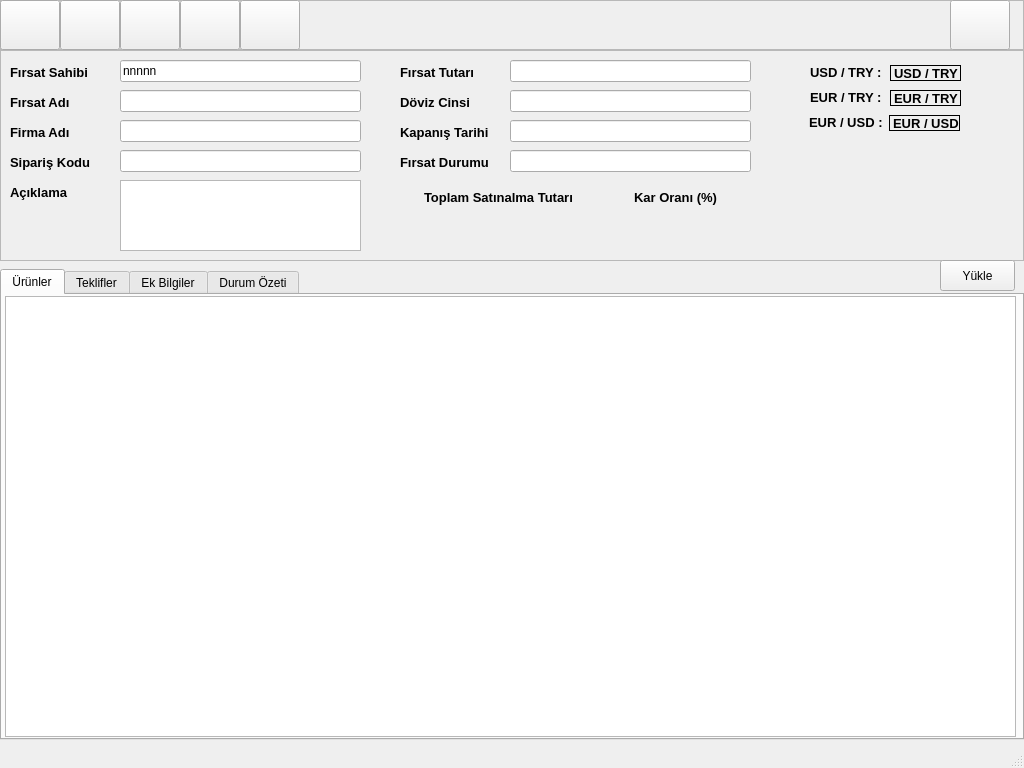
<?xml version="1.0" encoding="UTF-8"?>
<ui version="4.0">
 <class>MainWindow</class>
 <widget class="QMainWindow" name="MainWindow">
  <property name="geometry">
   <rect>
    <x>0</x>
    <y>0</y>
    <width>1024</width>
    <height>768</height>
   </rect>
  </property>
  <property name="windowTitle">
   <string>MainWindow</string>
  </property>
  <property name="windowIcon">
   <iconset theme="QIcon::ThemeIcon::FolderNew"/>
  </property>
  <widget class="QWidget" name="centralwidget">
   <widget class="QFrame" name="frameBar">
    <property name="geometry">
     <rect>
      <x>0</x>
      <y>0</y>
      <width>1024</width>
      <height>50</height>
     </rect>
    </property>
    <property name="frameShape">
     <enum>QFrame::Shape::StyledPanel</enum>
    </property>
    <property name="frameShadow">
     <enum>QFrame::Shadow::Raised</enum>
    </property>
    <widget class="QPushButton" name="newButton">
     <property name="geometry">
      <rect>
       <x>0</x>
       <y>0</y>
       <width>60</width>
       <height>50</height>
      </rect>
     </property>
     <property name="whatsThis">
      <string/>
     </property>
     <property name="accessibleName">
      <string/>
     </property>
     <property name="accessibleDescription">
      <string/>
     </property>
     <property name="text">
      <string/>
     </property>
     <property name="icon">
      <iconset theme="QIcon::ThemeIcon::DocumentNew"/>
     </property>
     <property name="iconSize">
      <size>
       <width>20</width>
       <height>20</height>
      </size>
     </property>
     <property name="shortcut">
      <string/>
     </property>
    </widget>
    <widget class="QPushButton" name="saveButton">
     <property name="geometry">
      <rect>
       <x>60</x>
       <y>0</y>
       <width>60</width>
       <height>50</height>
      </rect>
     </property>
     <property name="text">
      <string/>
     </property>
     <property name="icon">
      <iconset theme="QIcon::ThemeIcon::DocumentSave"/>
     </property>
     <property name="iconSize">
      <size>
       <width>20</width>
       <height>20</height>
      </size>
     </property>
    </widget>
    <widget class="QPushButton" name="editButton">
     <property name="geometry">
      <rect>
       <x>120</x>
       <y>0</y>
       <width>60</width>
       <height>50</height>
      </rect>
     </property>
     <property name="text">
      <string/>
     </property>
     <property name="icon">
      <iconset theme="QIcon::ThemeIcon::MailMessageNew"/>
     </property>
     <property name="iconSize">
      <size>
       <width>20</width>
       <height>20</height>
      </size>
     </property>
    </widget>
    <widget class="QPushButton" name="cancelButton">
     <property name="geometry">
      <rect>
       <x>180</x>
       <y>0</y>
       <width>60</width>
       <height>50</height>
      </rect>
     </property>
     <property name="text">
      <string/>
     </property>
     <property name="icon">
      <iconset theme="QIcon::ThemeIcon::ApplicationExit"/>
     </property>
     <property name="iconSize">
      <size>
       <width>20</width>
       <height>20</height>
      </size>
     </property>
    </widget>
    <widget class="QPushButton" name="helpButton">
     <property name="geometry">
      <rect>
       <x>950</x>
       <y>0</y>
       <width>60</width>
       <height>50</height>
      </rect>
     </property>
     <property name="text">
      <string/>
     </property>
     <property name="icon">
      <iconset theme="QIcon::ThemeIcon::HelpFaq"/>
     </property>
     <property name="iconSize">
      <size>
       <width>20</width>
       <height>20</height>
      </size>
     </property>
    </widget>
    <widget class="QPushButton" name="printButton">
     <property name="geometry">
      <rect>
       <x>240</x>
       <y>0</y>
       <width>60</width>
       <height>50</height>
      </rect>
     </property>
     <property name="text">
      <string/>
     </property>
     <property name="icon">
      <iconset theme="QIcon::ThemeIcon::DocumentPrint"/>
     </property>
     <property name="iconSize">
      <size>
       <width>20</width>
       <height>20</height>
      </size>
     </property>
    </widget>
   </widget>
   <widget class="QFrame" name="frameInput">
    <property name="geometry">
     <rect>
      <x>0</x>
      <y>50</y>
      <width>1024</width>
      <height>211</height>
     </rect>
    </property>
    <property name="autoFillBackground">
     <bool>false</bool>
    </property>
    <property name="frameShape">
     <enum>QFrame::Shape::StyledPanel</enum>
    </property>
    <property name="frameShadow">
     <enum>QFrame::Shadow::Raised</enum>
    </property>
    <widget class="QLabel" name="labelOwner">
     <property name="geometry">
      <rect>
       <x>10</x>
       <y>15</y>
       <width>131</width>
       <height>16</height>
      </rect>
     </property>
     <property name="font">
      <font>
       <family>Arial</family>
       <pointsize>10</pointsize>
       <bold>true</bold>
      </font>
     </property>
     <property name="text">
      <string>&lt;html&gt;&lt;head/&gt;&lt;body&gt;&lt;p&gt;&lt;span style=&quot; font-size:10pt; font-weight:700;&quot;&gt;Fırsat Sahibi&lt;/span&gt;&lt;/p&gt;&lt;/body&gt;&lt;/html&gt;</string>
     </property>
    </widget>
    <widget class="QLabel" name="labelOp">
     <property name="geometry">
      <rect>
       <x>10</x>
       <y>45</y>
       <width>131</width>
       <height>16</height>
      </rect>
     </property>
     <property name="font">
      <font>
       <family>Arial</family>
       <pointsize>10</pointsize>
       <bold>true</bold>
      </font>
     </property>
     <property name="text">
      <string>&lt;html&gt;&lt;head/&gt;&lt;body&gt;&lt;p&gt;Fırsat Adı&lt;/p&gt;&lt;/body&gt;&lt;/html&gt;</string>
     </property>
    </widget>
    <widget class="QLabel" name="labelOrder">
     <property name="geometry">
      <rect>
       <x>10</x>
       <y>105</y>
       <width>131</width>
       <height>16</height>
      </rect>
     </property>
     <property name="font">
      <font>
       <family>Arial</family>
       <pointsize>10</pointsize>
       <bold>true</bold>
      </font>
     </property>
     <property name="text">
      <string>&lt;html&gt;&lt;head/&gt;&lt;body&gt;&lt;p&gt;Sipariş Kodu&lt;/p&gt;&lt;/body&gt;&lt;/html&gt;</string>
     </property>
    </widget>
    <widget class="QLabel" name="labelCorp">
     <property name="geometry">
      <rect>
       <x>10</x>
       <y>75</y>
       <width>131</width>
       <height>16</height>
      </rect>
     </property>
     <property name="font">
      <font>
       <family>Arial</family>
       <pointsize>10</pointsize>
       <bold>true</bold>
      </font>
     </property>
     <property name="text">
      <string>&lt;html&gt;&lt;head/&gt;&lt;body&gt;&lt;p&gt;Firma Adı&lt;/p&gt;&lt;/body&gt;&lt;/html&gt;</string>
     </property>
    </widget>
    <widget class="QLabel" name="labelexp">
     <property name="geometry">
      <rect>
       <x>10</x>
       <y>135</y>
       <width>131</width>
       <height>16</height>
      </rect>
     </property>
     <property name="font">
      <font>
       <family>Arial</family>
       <pointsize>10</pointsize>
       <bold>true</bold>
      </font>
     </property>
     <property name="text">
      <string>&lt;html&gt;&lt;head/&gt;&lt;body&gt;&lt;p&gt;Açıklama&lt;/p&gt;&lt;/body&gt;&lt;/html&gt;</string>
     </property>
    </widget>
    <widget class="QLineEdit" name="opownerLine">
     <property name="geometry">
      <rect>
       <x>120</x>
       <y>10</y>
       <width>241</width>
       <height>22</height>
      </rect>
     </property>
     <property name="text">
      <string>nnnnn</string>
     </property>
    </widget>
    <widget class="QLineEdit" name="opnameLine">
     <property name="geometry">
      <rect>
       <x>120</x>
       <y>40</y>
       <width>241</width>
       <height>22</height>
      </rect>
     </property>
    </widget>
    <widget class="QLineEdit" name="orderLine">
     <property name="geometry">
      <rect>
       <x>120</x>
       <y>100</y>
       <width>241</width>
       <height>22</height>
      </rect>
     </property>
    </widget>
    <widget class="QLineEdit" name="corpLine">
     <property name="geometry">
      <rect>
       <x>120</x>
       <y>70</y>
       <width>241</width>
       <height>22</height>
      </rect>
     </property>
    </widget>
    <widget class="QTextEdit" name="expEdit">
     <property name="geometry">
      <rect>
       <x>120</x>
       <y>130</y>
       <width>241</width>
       <height>71</height>
      </rect>
     </property>
    </widget>
    <widget class="QLabel" name="labelDoviz">
     <property name="geometry">
      <rect>
       <x>400</x>
       <y>45</y>
       <width>131</width>
       <height>16</height>
      </rect>
     </property>
     <property name="font">
      <font>
       <family>Arial</family>
       <pointsize>10</pointsize>
       <bold>true</bold>
      </font>
     </property>
     <property name="text">
      <string>&lt;html&gt;&lt;head/&gt;&lt;body&gt;&lt;p&gt;Döviz Cinsi&lt;/p&gt;&lt;/body&gt;&lt;/html&gt;</string>
     </property>
    </widget>
    <widget class="QLineEdit" name="opstatusLine">
     <property name="geometry">
      <rect>
       <x>510</x>
       <y>100</y>
       <width>241</width>
       <height>22</height>
      </rect>
     </property>
    </widget>
    <widget class="QLabel" name="labelAmount">
     <property name="geometry">
      <rect>
       <x>400</x>
       <y>15</y>
       <width>131</width>
       <height>16</height>
      </rect>
     </property>
     <property name="font">
      <font>
       <family>Arial</family>
       <pointsize>10</pointsize>
       <bold>true</bold>
      </font>
     </property>
     <property name="text">
      <string>&lt;html&gt;&lt;head/&gt;&lt;body&gt;&lt;p&gt;Fırsat Tutarı&lt;/p&gt;&lt;/body&gt;&lt;/html&gt;</string>
     </property>
    </widget>
    <widget class="QLabel" name="labelClosedate">
     <property name="geometry">
      <rect>
       <x>400</x>
       <y>75</y>
       <width>131</width>
       <height>16</height>
      </rect>
     </property>
     <property name="font">
      <font>
       <family>Arial</family>
       <pointsize>10</pointsize>
       <bold>true</bold>
      </font>
     </property>
     <property name="text">
      <string>&lt;html&gt;&lt;head/&gt;&lt;body&gt;&lt;p&gt;Kapanış Tarihi&lt;/p&gt;&lt;/body&gt;&lt;/html&gt;</string>
     </property>
    </widget>
    <widget class="QLineEdit" name="dovizLine">
     <property name="geometry">
      <rect>
       <x>510</x>
       <y>40</y>
       <width>241</width>
       <height>22</height>
      </rect>
     </property>
    </widget>
    <widget class="QLabel" name="labelOpstatus">
     <property name="geometry">
      <rect>
       <x>400</x>
       <y>105</y>
       <width>131</width>
       <height>16</height>
      </rect>
     </property>
     <property name="font">
      <font>
       <family>Arial</family>
       <pointsize>10</pointsize>
       <bold>true</bold>
      </font>
     </property>
     <property name="text">
      <string>&lt;html&gt;&lt;head/&gt;&lt;body&gt;&lt;p&gt;Fırsat Durumu&lt;/p&gt;&lt;/body&gt;&lt;/html&gt;</string>
     </property>
    </widget>
    <widget class="QLineEdit" name="amountLine">
     <property name="geometry">
      <rect>
       <x>510</x>
       <y>10</y>
       <width>241</width>
       <height>22</height>
      </rect>
     </property>
    </widget>
    <widget class="QLineEdit" name="closedateLine">
     <property name="geometry">
      <rect>
       <x>510</x>
       <y>70</y>
       <width>241</width>
       <height>22</height>
      </rect>
     </property>
    </widget>
    <widget class="QLabel" name="labelPurcam">
     <property name="geometry">
      <rect>
       <x>424</x>
       <y>140</y>
       <width>161</width>
       <height>16</height>
      </rect>
     </property>
     <property name="font">
      <font>
       <family>Arial</family>
       <pointsize>10</pointsize>
       <bold>true</bold>
      </font>
     </property>
     <property name="text">
      <string>&lt;html&gt;&lt;head/&gt;&lt;body&gt;&lt;p&gt;Toplam Satınalma Tutarı&lt;/p&gt;&lt;/body&gt;&lt;/html&gt;</string>
     </property>
    </widget>
    <widget class="QLabel" name="labelProfit">
     <property name="geometry">
      <rect>
       <x>634</x>
       <y>140</y>
       <width>91</width>
       <height>16</height>
      </rect>
     </property>
     <property name="font">
      <font>
       <family>Arial</family>
       <pointsize>10</pointsize>
       <bold>true</bold>
      </font>
     </property>
     <property name="text">
      <string>&lt;html&gt;&lt;head/&gt;&lt;body&gt;&lt;p&gt;Kar Oranı (%)&lt;/p&gt;&lt;/body&gt;&lt;/html&gt;</string>
     </property>
    </widget>
    <widget class="QLabel" name="labelusdtry">
     <property name="geometry">
      <rect>
       <x>810</x>
       <y>15</y>
       <width>71</width>
       <height>16</height>
      </rect>
     </property>
     <property name="font">
      <font>
       <family>Arial</family>
       <pointsize>10</pointsize>
       <bold>true</bold>
      </font>
     </property>
     <property name="text">
      <string>&lt;html&gt;&lt;head/&gt;&lt;body&gt;&lt;p&gt;USD / TRY :&lt;/p&gt;&lt;/body&gt;&lt;/html&gt;</string>
     </property>
    </widget>
    <widget class="QLabel" name="labeleurtry">
     <property name="geometry">
      <rect>
       <x>810</x>
       <y>40</y>
       <width>71</width>
       <height>16</height>
      </rect>
     </property>
     <property name="font">
      <font>
       <family>Arial</family>
       <pointsize>10</pointsize>
       <bold>true</bold>
      </font>
     </property>
     <property name="text">
      <string>&lt;html&gt;&lt;head/&gt;&lt;body&gt;&lt;p&gt;EUR / TRY :&lt;/p&gt;&lt;/body&gt;&lt;/html&gt;</string>
     </property>
    </widget>
    <widget class="QLabel" name="labeleurusd">
     <property name="geometry">
      <rect>
       <x>809</x>
       <y>65</y>
       <width>81</width>
       <height>16</height>
      </rect>
     </property>
     <property name="font">
      <font>
       <family>Arial</family>
       <pointsize>10</pointsize>
       <bold>true</bold>
      </font>
     </property>
     <property name="autoFillBackground">
      <bool>false</bool>
     </property>
     <property name="frameShape">
      <enum>QFrame::Shape::NoFrame</enum>
     </property>
     <property name="midLineWidth">
      <number>0</number>
     </property>
     <property name="text">
      <string>&lt;html&gt;&lt;head/&gt;&lt;body&gt;&lt;p&gt;EUR / USD :&lt;/p&gt;&lt;/body&gt;&lt;/html&gt;</string>
     </property>
    </widget>
    <widget class="QLabel" name="usdtry">
     <property name="geometry">
      <rect>
       <x>890</x>
       <y>15</y>
       <width>71</width>
       <height>16</height>
      </rect>
     </property>
     <property name="font">
      <font>
       <family>Arial</family>
       <pointsize>10</pointsize>
       <bold>true</bold>
      </font>
     </property>
     <property name="autoFillBackground">
      <bool>true</bool>
     </property>
     <property name="frameShape">
      <enum>QFrame::Shape::Box</enum>
     </property>
     <property name="text">
      <string>&lt;html&gt;&lt;head/&gt;&lt;body&gt;&lt;p&gt;USD / TRY&lt;/p&gt;&lt;/body&gt;&lt;/html&gt;</string>
     </property>
    </widget>
    <widget class="QLabel" name="eurusd">
     <property name="geometry">
      <rect>
       <x>889</x>
       <y>65</y>
       <width>71</width>
       <height>16</height>
      </rect>
     </property>
     <property name="font">
      <font>
       <family>Arial</family>
       <pointsize>10</pointsize>
       <bold>true</bold>
      </font>
     </property>
     <property name="autoFillBackground">
      <bool>true</bool>
     </property>
     <property name="frameShape">
      <enum>QFrame::Shape::Box</enum>
     </property>
     <property name="midLineWidth">
      <number>0</number>
     </property>
     <property name="text">
      <string>&lt;html&gt;&lt;head/&gt;&lt;body&gt;&lt;p&gt;EUR / USD&lt;/p&gt;&lt;/body&gt;&lt;/html&gt;</string>
     </property>
    </widget>
    <widget class="QLabel" name="eurtry">
     <property name="geometry">
      <rect>
       <x>890</x>
       <y>40</y>
       <width>71</width>
       <height>16</height>
      </rect>
     </property>
     <property name="font">
      <font>
       <family>Arial</family>
       <pointsize>10</pointsize>
       <bold>true</bold>
      </font>
     </property>
     <property name="autoFillBackground">
      <bool>true</bool>
     </property>
     <property name="frameShape">
      <enum>QFrame::Shape::Box</enum>
     </property>
     <property name="text">
      <string>&lt;html&gt;&lt;head/&gt;&lt;body&gt;&lt;p&gt;EUR / TRY&lt;/p&gt;&lt;/body&gt;&lt;/html&gt;</string>
     </property>
    </widget>
   </widget>
   <widget class="QTabWidget" name="tabWidget">
    <property name="geometry">
     <rect>
      <x>0</x>
      <y>269</y>
      <width>1024</width>
      <height>471</height>
     </rect>
    </property>
    <property name="font">
     <font>
      <pointsize>9</pointsize>
     </font>
    </property>
    <property name="autoFillBackground">
     <bool>false</bool>
    </property>
    <property name="currentIndex">
     <number>0</number>
    </property>
    <widget class="QWidget" name="urun_tab">
     <attribute name="title">
      <string>Ürünler</string>
     </attribute>
     <widget class="QTableWidget" name="table_widget">
      <property name="geometry">
       <rect>
        <x>3</x>
        <y>1</y>
        <width>1011</width>
        <height>441</height>
       </rect>
      </property>
     </widget>
    </widget>
    <widget class="QWidget" name="teklif_tab">
     <attribute name="title">
      <string>Teklifler</string>
     </attribute>
    </widget>
    <widget class="QWidget" name="ek_tab">
     <attribute name="title">
      <string>Ek Bilgiler</string>
     </attribute>
    </widget>
    <widget class="QWidget" name="durum_tab">
     <attribute name="title">
      <string>Durum Özeti</string>
     </attribute>
    </widget>
   </widget>
   <widget class="QPushButton" name="loadButton">
    <property name="geometry">
     <rect>
      <x>940</x>
      <y>260</y>
      <width>75</width>
      <height>31</height>
     </rect>
    </property>
    <property name="text">
     <string>Yükle</string>
    </property>
    <property name="icon">
     <iconset theme="list-add"/>
    </property>
    <property name="iconSize">
     <size>
      <width>20</width>
      <height>20</height>
     </size>
    </property>
   </widget>
  </widget>
  <widget class="QStatusBar" name="statusbar"/>
 </widget>
 <tabstops>
  <tabstop>newButton</tabstop>
  <tabstop>saveButton</tabstop>
  <tabstop>editButton</tabstop>
  <tabstop>cancelButton</tabstop>
  <tabstop>printButton</tabstop>
  <tabstop>helpButton</tabstop>
  <tabstop>opownerLine</tabstop>
  <tabstop>opnameLine</tabstop>
  <tabstop>opstatusLine</tabstop>
  <tabstop>corpLine</tabstop>
  <tabstop>orderLine</tabstop>
  <tabstop>expEdit</tabstop>
  <tabstop>dovizLine</tabstop>
  <tabstop>amountLine</tabstop>
  <tabstop>closedateLine</tabstop>
  <tabstop>tabWidget</tabstop>
 </tabstops>
 <resources>
  <include location="../Kodlama Egzersizleri/pyExam/Examples/icon.qrc"/>
 </resources>
 <connections/>
</ui>
